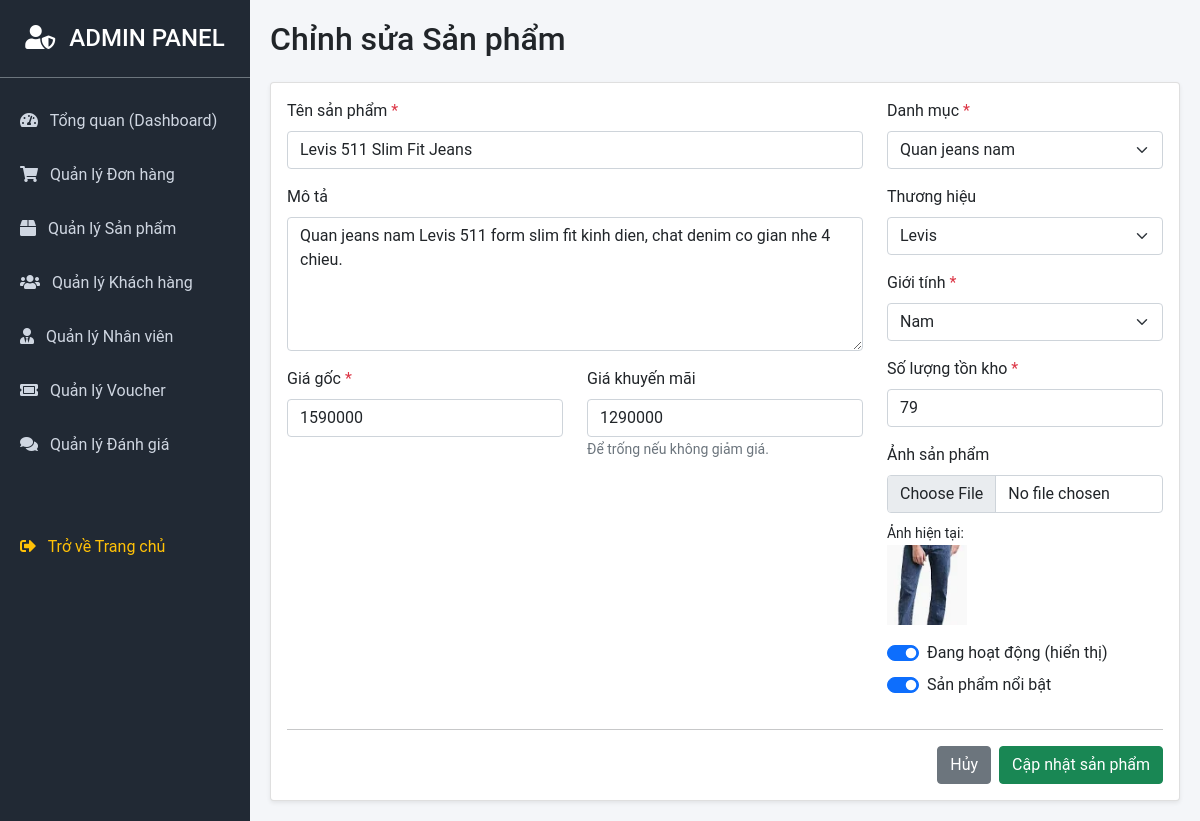
/index.php?page=admin&action=edit_product&id=1 (signed in), run on the app's committed database.
### tables this page shows
CREATE TABLE `products` (
  `id` int(11) NOT NULL,
  `category_id` int(11) NOT NULL,
  `brand_id` int(11) DEFAULT NULL,
  `created_by` int(11) NOT NULL,
  `gender` enum('male','female','unisex') NOT NULL DEFAULT 'unisex',
  `name` varchar(255) NOT NULL,
  `brand` varchar(100) DEFAULT NULL,
  `slug` varchar(255) NOT NULL,
  `description` text DEFAULT NULL,
  `price` decimal(12,0) NOT NULL,
  `sale_price` decimal(12,0) DEFAULT NULL,
  `stock` int(11) NOT NULL DEFAULT 0,
  `image` varchar(255) DEFAULT NULL,
  `is_active` tinyint(1) NOT NULL DEFAULT 1,
  `is_featured` tinyint(1) NOT NULL DEFAULT 0,
  `avg_rating` decimal(2,1) NOT NULL DEFAULT 0.0,
  `sold_count` int(11) NOT NULL DEFAULT 0,
  `created_at` datetime NOT NULL DEFAULT current_timestamp(),
  `updated_at` datetime NOT NULL DEFAULT current_timestamp() ON UPDATE current_timestamp()
);

CREATE TABLE `categories` (
  `id` int(11) NOT NULL,
  `parent_id` int(11) DEFAULT NULL,
  `name` varchar(100) NOT NULL,
  `slug` varchar(100) NOT NULL,
  `gender` enum('all','male','female','unisex') NOT NULL DEFAULT 'all',
  `image` varchar(255) DEFAULT NULL,
  `icon` varchar(100) DEFAULT NULL,
  `is_active` tinyint(1) NOT NULL DEFAULT 1,
  `sort_order` int(11) NOT NULL DEFAULT 0
);

CREATE TABLE `brands` (
  `id` int(11) NOT NULL,
  `name` varchar(100) NOT NULL,
  `slug` varchar(100) NOT NULL,
  `logo` varchar(255) DEFAULT NULL,
  `website` varchar(255) DEFAULT NULL,
  `is_active` tinyint(1) NOT NULL DEFAULT 1,
  `sort_order` int(11) NOT NULL DEFAULT 0
);

### app/core/App.php (called while the page is built, shortened)
<?php
class App {
    protected $method = 'index';
    public function __construct() {
        $url = $this->parseUrl();
        $controllerName = ucfirst($url[0]) . 'Controller';
        if(file_exists(ROOT_PATH . '/app/controllers/' . $controllerName . '.php')) {
            unset($url[0]);
        }
        $this->controller = new $this->controller;
        $this->params = $url ? array_values($url) : [];
        call_user_func_array([$this->controller, $this->method], $this->params);
    }
    public function parseUrl() {
        if(isset($_GET['page'])) {
            $page = $_GET['page'];
            return [str_replace('-', '', $page)];
        }
        return ['Home'];
    }
}

### index.php (called while the page is built, shortened)
<?php
require_once ROOT_PATH . '/app/core/App.php';
$app = new App();

### app/models/AdminModel.php (called while the page is built, shortened)
<?php
include_once __DIR__ . '/database.php';
class AdminModel {
    private PDO $db;
    public function __construct() {
        $this->db = (new database())->connect();
    }
    public function getProductById(int $id): ?array {
        $sql = "SELECT * FROM products WHERE id = ?";
        $stmt = $this->db->prepare($sql);
        $stmt->execute([$id]);
        $product = $stmt->fetch(PDO::FETCH_ASSOC);
        return $product ?: null;
    }
    public function getCategoriesAndBrands(): array {
        try {
            $sql_cats = "SELECT id, name FROM categories ORDER BY name ASC";
            $categories = $this->db->query($sql_cats)->fetchAll(PDO::FETCH_ASSOC);
            $sql_brands = "SELECT id, name FROM brands ORDER BY name ASC";
            $brands = $this->db->query($sql_brands)->fetchAll(PDO::FETCH_ASSOC);
            return ['categories' => $categories, 'brands' => $brands];
        } catch (Exception $e) {
            return ['categories' => [], 'brands' => []];
        }
    }
}

### app/models/database.php (called while the page is built)
<?php
class database{
    private $user;
    private $host_name;
    private $pass;
    private $name_db;
    private $is_conn = null;
    public function __construct(){
        $this->host_name = 'localhost';
        $this->name_db = 'basic_shop';
        $this->user = 'root';
        $this->pass = '';
    }
    public function connect(){
        try{
            $this->is_conn = new PDO("mysql:host=$this->host_name;dbname=$this->name_db", $this->user, $this->pass);
            $this->is_conn->setAttribute(PDO::ATTR_ERRMODE, PDO::ERRMODE_EXCEPTION);
        }catch(PDOException $e){
            echo "Lỗi kết nối cụ thể là: " . $e->getMessage() . "<br>";
            throw $e;
        }
        return $this->is_conn;
    }
}
?>

### app/views/admin/product_form.php (the view, shortened to what this page needs)
<?php
$isEdit = isset($product) && !empty($product['id']);
$pageTitle = $isEdit ? 'Chỉnh sửa Sản phẩm' : 'Thêm Sản phẩm mới';
?>
<h2 class="mb-4"><?= $pageTitle ?></h2>
<div class="card shadow-sm">
    <div class="card-body">
        <form action="<?= BASE_URL ?>index.php?page=admin&action=<?= $isEdit ? 'edit_product&id=' . $product['id'] : 'add_product' ?>" method="POST" enctype="multipart/form-data">
            <div class="row">
                <div class="col-md-8">
                    <div class="mb-3">
                        <label for="name" class="form-label">Tên sản phẩm <span class="text-danger">*</span></label>
                        <input type="text" class="form-control" id="name" name="name" value="<?= htmlspecialchars($product['name'] ?? '') ?>" required>
                    </div>
                    <div class="mb-3">
                        <label for="description" class="form-label">Mô tả</label>
                        <textarea class="form-control" id="description" name="description" rows="5"><?= htmlspecialchars($product['description'] ?? '') ?></textarea>
                    </div>
                    <div class="row">
                        <div class="col-md-6 mb-3">
                            <label for="price" class="form-label">Giá gốc <span class="text-danger">*</span></label>
                            <input type="number" class="form-control" id="price" name="price" value="<?= htmlspecialchars($product['price'] ?? '') ?>" required min="0">
                        </div>
                        <div class="col-md-6 mb-3">
                            <label for="sale_price" class="form-label">Giá khuyến mãi</label>
                            <input type="number" class="form-control" id="sale_price" name="sale_price" value="<?= htmlspecialchars($product['sale_price'] ?? '') ?>" min="0">
                            <small class="text-muted">Để trống nếu không giảm giá.</small>
                        </div>
                    </div>
                </div>
                <div class="col-md-4">
                    <div class="mb-3">
                        <label for="category_id" class="form-label">Danh mục <span class="text-danger">*</span></label>
                        <select class="form-select" id="category_id" name="category_id" required>
                            <?php foreach ($categories as $cat): ?>
                                <option value="<?= $cat['id'] ?>" <?= (isset($product['category_id']) && $product['category_id'] == $cat['id']) ? 'selected' : '' ?>>
                                    <?= htmlspecialchars($cat['name']) ?>
                                </option>
                            <?php endforeach; ?>
                        </select>
                    </div>
                    <div class="mb-3">
                        <label for="brand_id" class="form-label">Thương hiệu</label>
                        <select class="form-select" id="brand_id" name="brand_id">
                            <?php foreach ($brands as $brand): ?>
                                <option value="<?= $brand['id'] ?>" <?= (isset($product['brand_id']) && $product['brand_id'] == $brand['id']) ? 'selected' : '' ?>>
                                    <?= htmlspecialchars($brand['name']) ?>
                                </option>
                            <?php endforeach; ?>
                        </select>
                    </div>
                    <div class="mb-3">
                        <label for="gender" class="form-label">Giới tính <span class="text-danger">*</span></label>
                        <select class="form-select" id="gender" name="gender" required>
                            <option value="male" <?= (isset($product['gender']) && $product['gender'] == 'male') ? 'selected' : '' ?>>Nam</option>
                        </select>
                    </div>
                    <div class="mb-3">
                        <label for="stock" class="form-label">Số lượng tồn kho <span class="text-danger">*</span></label>
                        <input type="number" class="form-control" id="stock" name="stock" value="<?= htmlspecialchars($product['stock'] ?? 0) ?>" required min="0">
                    </div>
                    <div class="mb-3">
                        <label for="image" class="form-label">Ảnh sản phẩm</label>
                        <input type="file" class="form-control" id="image" name="image" accept="image/*">
                        <?php if ($isEdit && !empty($product['image'])): ?>
                            <div class="mt-2">
                                <small>Ảnh hiện tại:</small><br>
                                <img src="<?= BASE_URL ?>assets/img/<?= htmlspecialchars($product['image']) ?>" alt="" style="width: 80px; height: 80px; object-fit: cover;">
                            </div>
                        <?php endif; ?>
                    </div>
                    <div class="form-check form-switch mb-2">
                        <input class="form-check-input" type="checkbox" role="switch" id="is_active" name="is_active" value="1" <?= (isset($product['is_active']) && $product['is_active'] == 1) || !$isEdit ? 'checked' : '' ?>>
                        <label class="form-check-label" for="is_active">Đang hoạt động (hiển thị)</label>
                    </div>
                    <div class="form-check form-switch mb-3">
                        <input class="form-check-input" type="checkbox" role="switch" id="is_featured" name="is_featured" value="1" <?= (isset($product['is_featured']) && $product['is_featured'] == 1) ? 'checked' : '' ?>>
                        <label class="form-check-label" for="is_featured">Sản phẩm nổi bật</label>
                    </div>
                </div>
            </div>
            <hr>
            <div class="d-flex justify-content-end gap-2">
                <a href="<?= BASE_URL ?>index.php?page=admin&action=products" class="btn btn-secondary">Hủy</a>
                <button type="submit" name="save_product" class="btn btn-success"><?= $isEdit ? 'Cập nhật sản phẩm' : 'Lưu sản phẩm' ?></button>
            </div>
        </form>
    </div>
</div>

### app/views/admin/layout.php (style rules this page uses)
body { font-family: 'Roboto', sans-serif; background-color: #f4f6f9; }

### data on the page
products: id "Chỉnh sửa Sản phẩm", name "Levis 511 Slim Fit Jeans", description "Quan jeans nam Levis 511 form slim fit kinh dien, chat denim co gian nhe 4 chieu.", price "1590000", sale_price "1290000", category_id "Quan jeans nam", brand_id "Levis", gender "Nam", stock "79", image (picture), is_active "☑", is_featured "☑"
